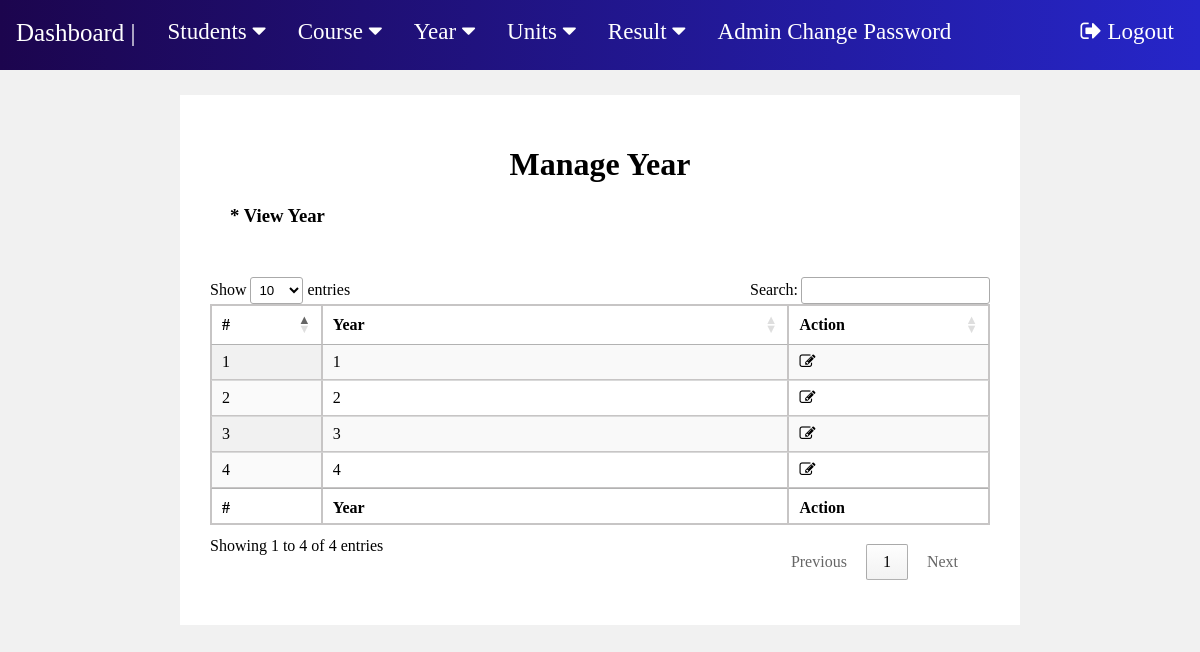
The page /manage-sem.php (signed in) on the database its author committed.
### tables this page shows
CREATE TABLE `semester` (
  `sem_id` int(9) NOT NULL,
  `semester` int(100) NOT NULL
);

### manage-sem.php (the view, shortened to what this page needs)
<?php
include "includes/connection.php";
?>
<!DOCTYPE html>
<html lang="en">
<head>
    <link rel="stylesheet" type="text/css" href="css/fp1.css?version=51">
	<link rel="stylesheet" href=
"https://cdn.datatables.net/1.10.22/css/jquery.dataTables.min.css" />
</head>
<body>
    <?php include "nav.php";?>
    <div class="m2">
        <h1 style="text-align:center;">Manage Year</h1>
        <h3 style="margin : 20px; margin-bottom:50px">* View Year</h3>
        <table id="tableID" class="display" >
            <thead  >
                <tr >
                    <th >#</th>
                    <th style="width : 60%">Year</th>
                    <th>Action</th>
                </tr>
            </thead>
            <tfoot>
                <tr>
                    <th >#</th>
                    <th style="width : 60%">Year</th>
                    <th>Action</th>
                </tr>
            </tfoot>
            <tbody>
<?php
$sql = "SELECT semester.sem_id,semester.semester from semester";
$result = mysqli_query($conn, $sql);
$c = 1;
$num = mysqli_num_rows($result);
if($num > 0){
    while($row = mysqli_fetch_assoc($result)){
        ?>
        <tr>
            <td><?php echo $c;?></td>
            <td><?php echo $row['semester'];?></td>
            <td><a href="edit-semester.php?semid=<?php echo $row['sem_id'];?>"><i class="fa fa-edit" title="Edit Record"></i> </a></td>
        </tr>
        <?php
        $c++;
    }
}
?>
            </tbody>
        </table>
    </div>
</body>
</html>

### css/fp1.css (style rules this page uses)
body { background-color: rgb(241, 241, 241); margin: 0; }
table { border: 1px solid rgb(199, 197, 197); margin: auto auto; border-collapse: collapse; width: 95%; margin-bottom: 50px; }
th, td { border-collapse: collapse; padding: 8px; text-align: left; border: 1px solid rgb(199, 197, 197); border-collapse: collapse; }
th { text-align: left; }
a { text-decoration: none; color: black; }
.m2 { background-color:White; border: 30px solid white; margin : 25px auto; width: 65%; }

### rows shown on the page
semester: semester "1"
semester: semester "2"
semester: semester "3"
semester: semester "4"
